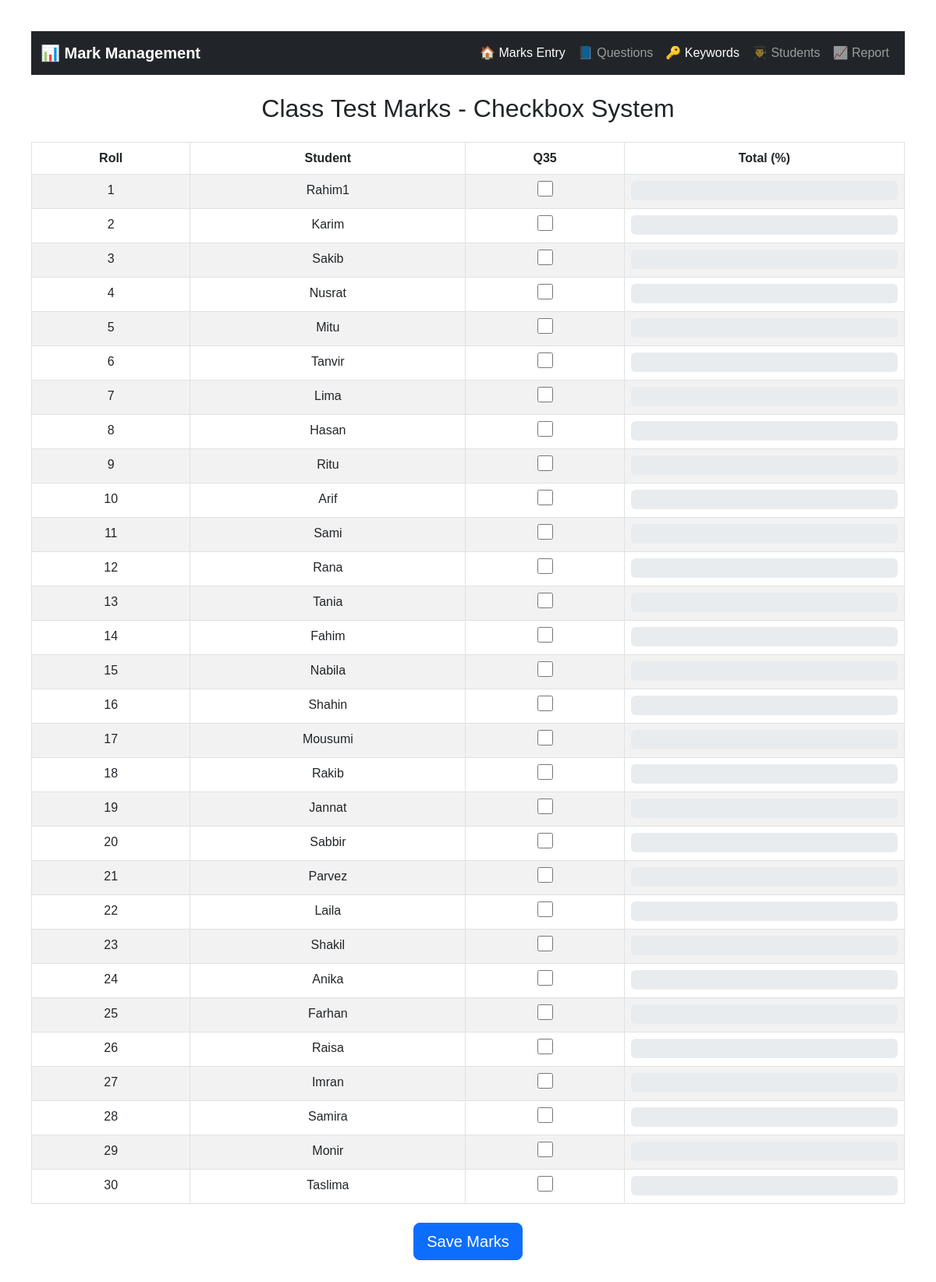
Before: / with the older database file.
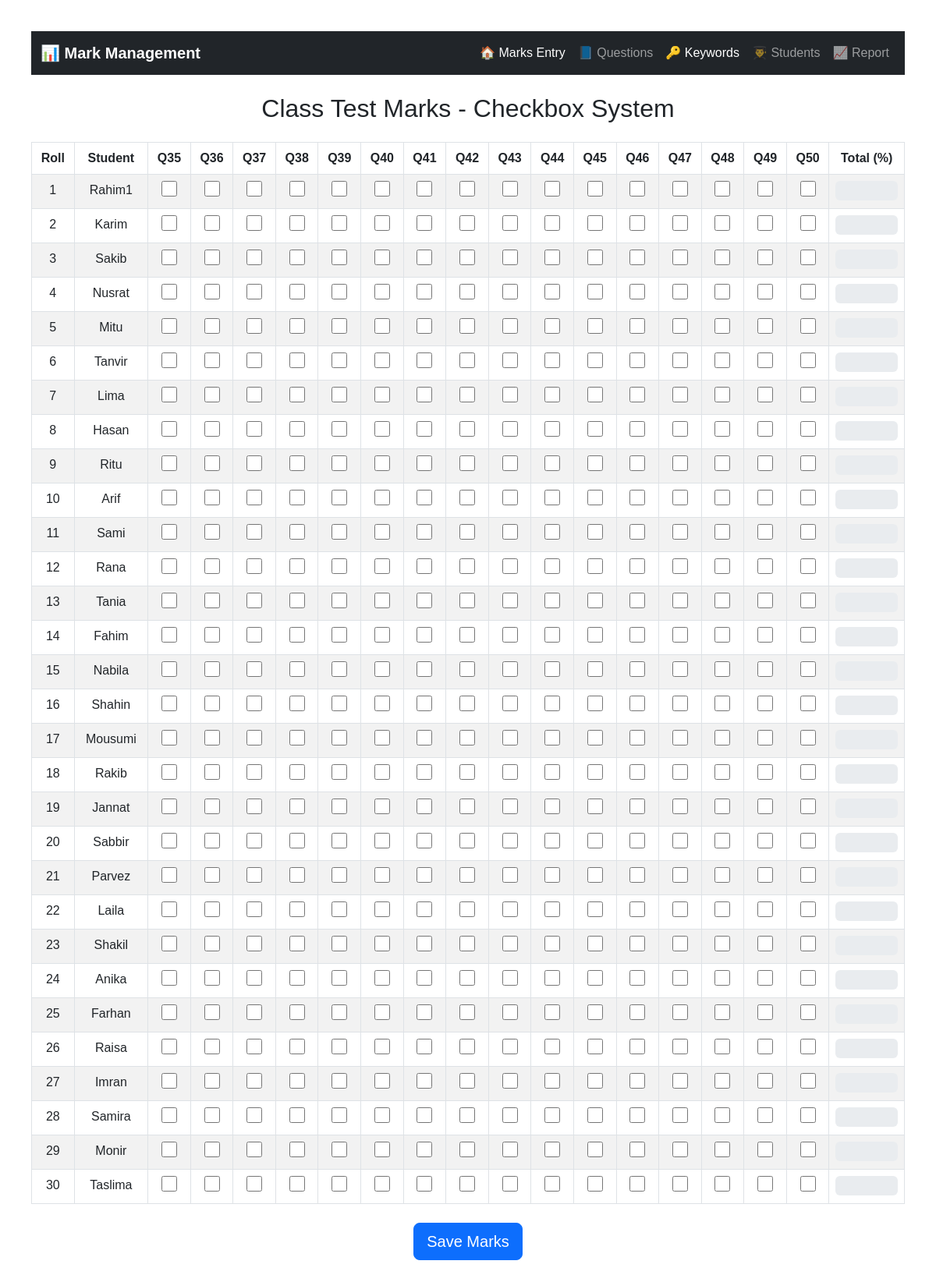
After: the same page with the newer database file.
### tables this page shows
CREATE TABLE `sql_questions` (
  `id` int(11) NOT NULL,
  `question` text NOT NULL,
  `answer` text NOT NULL
);

CREATE TABLE `students` (
  `id` int(11) NOT NULL,
  `roll` int(11) DEFAULT NULL,
  `name` varchar(100) DEFAULT NULL
);

### index.php (the view, shortened to what this page needs)
<?php include 'db.php'; ?>
<!DOCTYPE html>
<html>
<head>
    <link href="https://cdn.jsdelivr.net/npm/bootstrap@5.3.0/dist/css/bootstrap.min.css" rel="stylesheet">
</head>
<body>
<nav class="navbar navbar-expand-lg navbar-dark bg-dark mb-4">
    <div class="container-fluid">
        <a class="navbar-brand fw-bold" href="#">📊 Mark Management</a>
        <div class="collapse navbar-collapse" id="navbarNav">
            <ul class="navbar-nav ms-auto">
                <li class="nav-item">
                    <a class="nav-link active" href="index.php">🏠 Marks Entry</a>
                </li>
                <li class="nav-item">
                    <a class="nav-link" href="question.php">📘 Questions</a>
                </li>
                <li class="nav-item">
                    <a class="nav-link active" href="keywords.php">🔑  Keywords</a>
                </li>
                <li class="nav-item">
                    <a class="nav-link" href="students.php">👨‍🎓 Students</a>
                </li>
                <li class="nav-item">
                    <a class="nav-link" href="report.php">📈 Report</a>
                </li>
            </ul>
        </div>
    </div>
</nav>
<h2 class="text-center mb-4">Class Test Marks - Checkbox System</h2>
<form action="save.php" method="POST">
    <table class="table table-bordered table-striped">
        <thead>
        <tr>
            <th>Roll</th>
            <th>Student</th>
            <?php
            $questions = $conn->query("SELECT * FROM sql_questions  WHERE id > 34 ORDER BY id ASC");
            $q_array = [];
            while ($q = $questions->fetch_assoc()) {
                $q_array[] = $q;
                echo "<th>Q{$q['id']}</th>";
            }
            ?>
            <th>Total (%)</th>
        </tr>
        </thead>
        <tbody>
        <?php
        function get_question_mark($qid)
        {
            if ($qid >= 23 && $qid <= 35) return 10;
            return 0;
        }
        $students = $conn->query("SELECT * FROM students ORDER BY roll ASC");
        while ($student = $students->fetch_assoc()):
            $student_id = $student['id'];
            ?>
            <tr>
                <td><?= $student['roll'] ?></td>
                <td><?= $student['name'] ?></td>
                <?php foreach ($q_array as $q):
                    $mark_res = $conn->query("SELECT marks FROM student_question_marks WHERE student_id=$student_id AND question_id={$q['id']} ORDER BY id DESC LIMIT 1");
                    $mark_row = $mark_res->fetch_assoc();
                    $existing_mark = $mark_row['marks'] ?? 0;
                    $checked = $existing_mark > 0 ? 'checked' : '';
                    ?>
                    <td>
                        <input type="checkbox" name="marks[<?= $student_id ?>][<?= $q['id'] ?>]" value="<?= get_question_mark($q['id']) ?>" <?= $checked ?>>
                    </td>
                <?php endforeach; ?>
                <td>
                    <div class="progress">
                    </div>
                </td>
            </tr>
        <?php endwhile; ?>
        </tbody>
    </table>
    <div class="text-center mt-4">
        <button type="submit" class="btn btn-primary btn-lg">Save Marks</button>
    </div>
</form>
</body>
</html>

### index.php (style rules this page uses)
body { padding: 40px; font-family: Arial; }
table { width: 100%; margin: auto; }
th, td { text-align: center; padding: 10px; }
.progress { height: 25px; }
input[type=checkbox] { width: 20px; height: 20px; }

Changed rows visible on the page:
added sql_questions: id "36"
added sql_questions: id "37"
added sql_questions: id "38"
added sql_questions: id "39"
added sql_questions: id "40"
added sql_questions: id "41"
added sql_questions: id "42"
added sql_questions: id "43"
added sql_questions: id "44"
added sql_questions: id "45"
added sql_questions: id "46"
added sql_questions: id "47"
added sql_questions: id "48"
added sql_questions: id "49"
added sql_questions: id "50"
